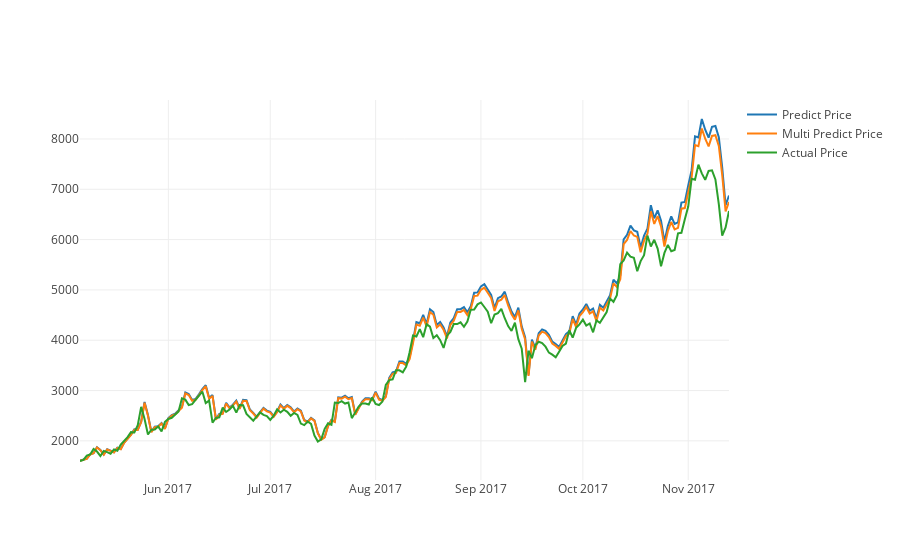

Source (notebook cell):
### Markdown cell above
#### Plot line graph with actual price, predicted price with feature `Weighted Price`, predicted price with features `Volume` and `Weighted Price`

### Code cell
actual_chart = go.Scatter(x=predictDates, y=inv_y, name= 'Actual Price')
multi_predict_chart = go.Scatter(x=predictDates, y=inv_yhat, name= 'Multi Predict Price')
predict_chart = go.Scatter(x=predictDates, y=yhat_reshape, name= 'Predict Price')
py.iplot([predict_chart, multi_predict_chart, actual_chart])

### Figure 1 — Plotly figure (JSON) as saved in the notebook; plotly's stock layout.template omitted (floating-point values rounded to 4 significant figures; data arrays with more than 128 entries replaced by an {"elided": "..."} marker saying what was removed)
{"data": [{"name": "Predict Price", "type": "scatter", "x": {"elided": "192 str values"}, "y": {"elided": "192 float values"}}, {"name": "Multi Predict Price", "type": "scatter", "x": {"elided": "192 str values"}, "y": {"elided": "192 float values"}}, {"name": "Actual Price", "type": "scatter", "x": {"elided": "192 str values"}, "y": {"elided": "192 float values"}}], "layout": {}}
